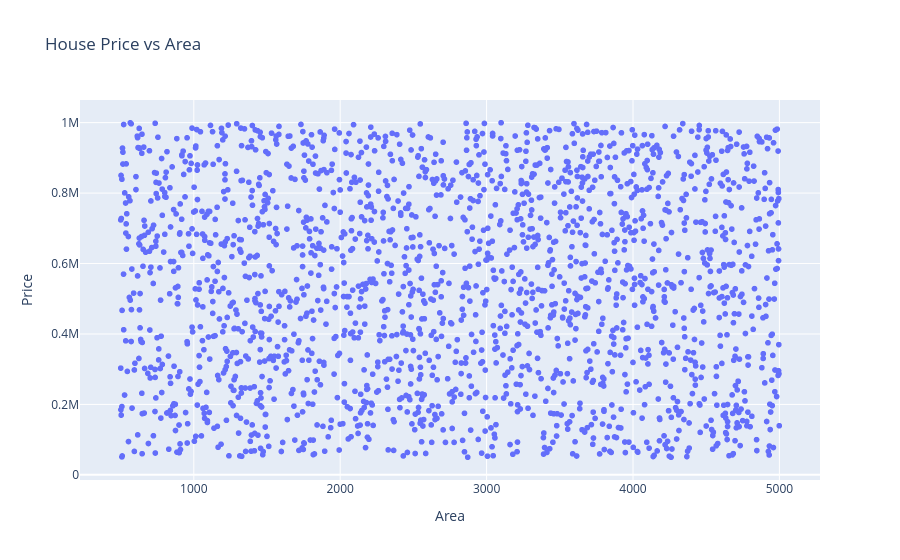

Source (notebook cell):
### Code cell
fig  =  plt.figure(figsize=(10, 6))
fig = px.scatter(df, x='Area', y='Price', title='House Price vs Area')
fig.show()

### Figure 1 — Plotly figure (JSON) as saved in the notebook; plotly's stock layout.template omitted (floating-point values rounded to 4 significant figures; data arrays with more than 128 entries replaced by an {"elided": "..."} marker saying what was removed)
{"data": [{"hovertemplate": "Area=%{x}<br>Price=%{y}<extra></extra>", "legendgroup": "", "marker": {"color": "#636efa", "symbol": "circle"}, "mode": "markers", "name": "", "showlegend": false, "type": "scattergl", "x": {"elided": "2000 int values"}, "xaxis": "x", "y": {"elided": "2000 int values"}, "yaxis": "y"}], "layout": {"legend": {"tracegroupgap": 0}, "title": {"text": "House Price vs Area"}, "xaxis": {"anchor": "y", "domain": [0, 1], "title": {"text": "Area"}}, "yaxis": {"anchor": "x", "domain": [0, 1], "title": {"text": "Price"}}}}
